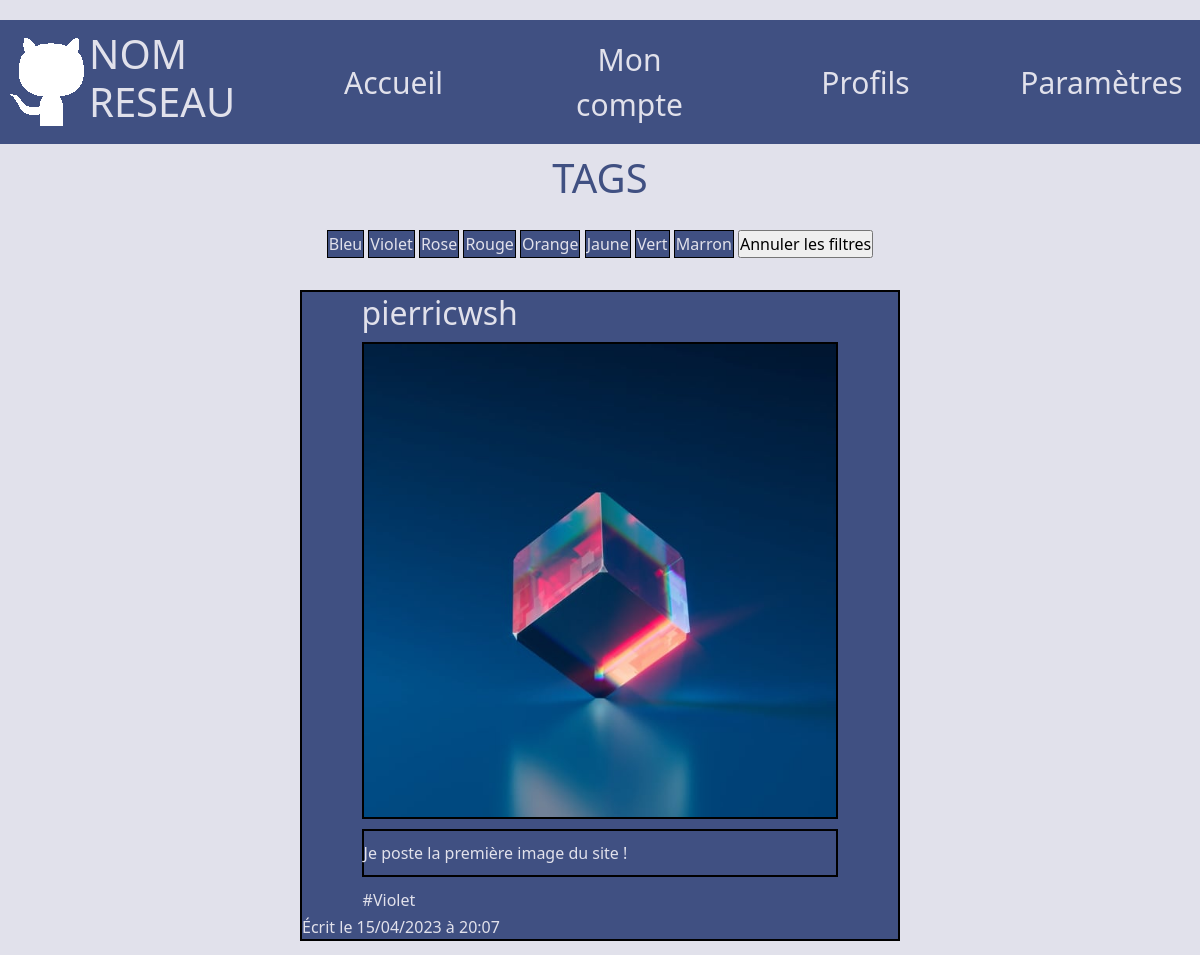
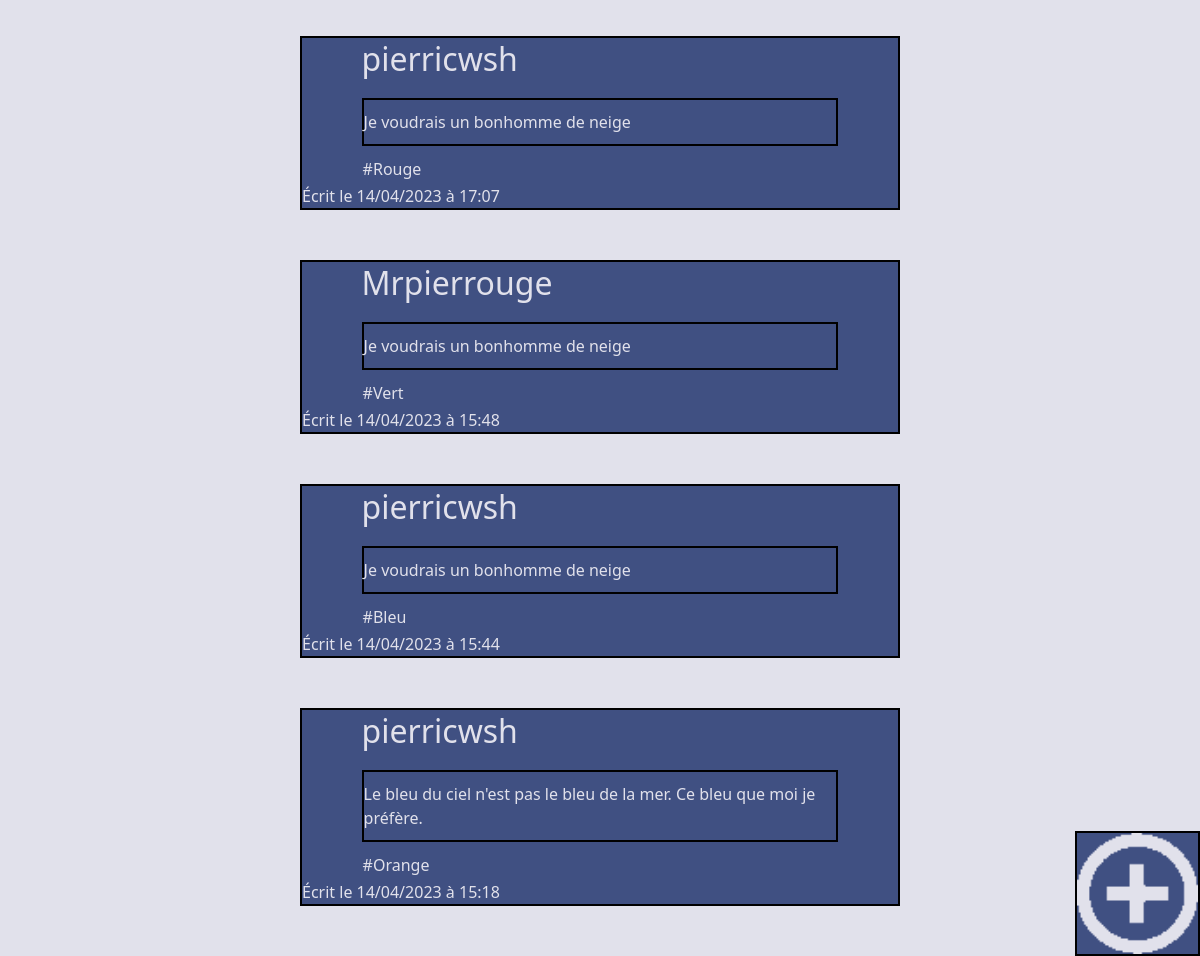
Page /accueil/index.php on the earlier database version (2 pictures, top to bottom).
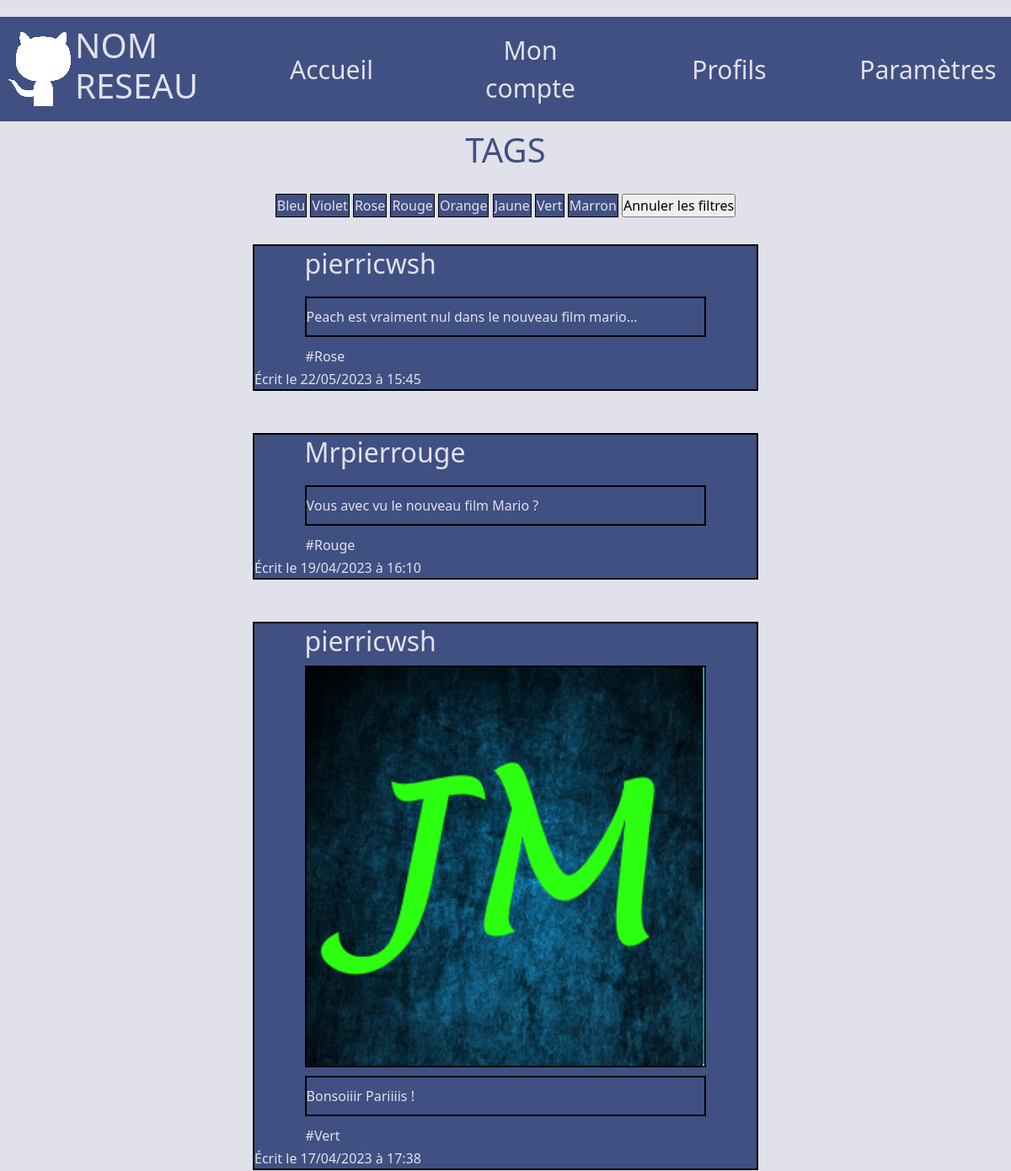
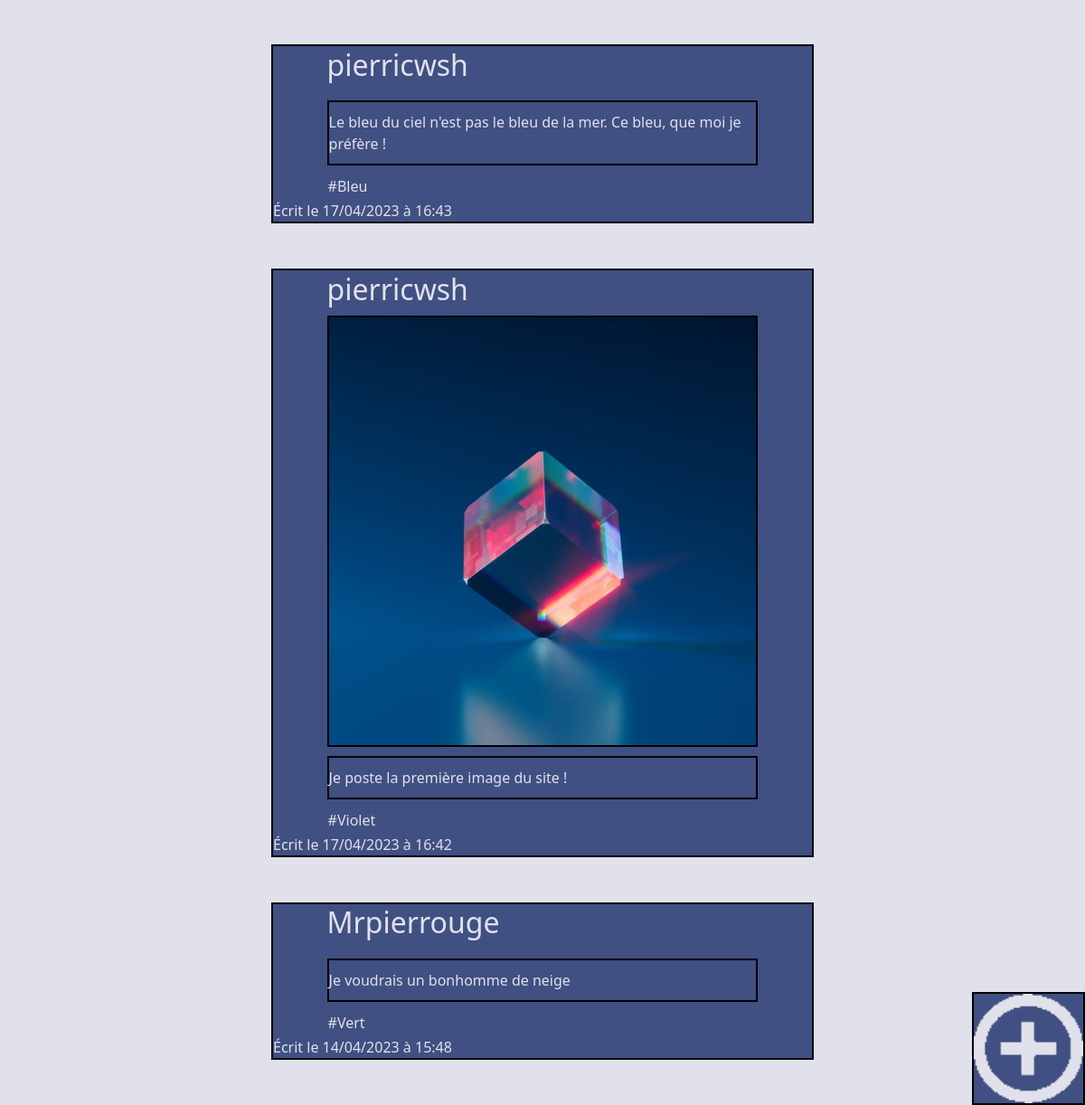
Same page on the later database version (2 pictures, top to bottom).
### tables this page shows
CREATE TABLE `postes` (
  `poste_id` int NOT NULL,
  `contenu` text NOT NULL,
  `user_id` int NOT NULL,
  `date` datetime NOT NULL,
  `tag` varchar(140) NOT NULL,
  `media` varchar(255) DEFAULT NULL
);

CREATE TABLE `utilisateurs` (
  `id` int NOT NULL,
  `nom` varchar(140) NOT NULL,
  `prenom` varchar(140) NOT NULL,
  `mail` varchar(140) NOT NULL,
  `pseudo` varchar(140) NOT NULL,
  `mdp` varchar(140) NOT NULL,
  `photo` varchar(250) NOT NULL
);

### accueil/index.php (called while the page is built, shortened)
<?php
require_once '../database.php';
$request = $database->prepare("SELECT * FROM postes INNER JOIN utilisateurs ON postes.user_id = utilisateurs.id ORDER BY date DESC");
$request->execute();
$postes = $request->fetchALL(PDO::FETCH_ASSOC);
require_once 'index.template.php';
?>

### accueil/index.template.php (the view, shortened to what this page needs)
<!DOCTYPE html>
<html lang="en">
<head>
    <link href="https://cdn.jsdelivr.net/npm/bootstrap@5.2.3/dist/css/bootstrap.min.css" rel="stylesheet"
>
    <link rel="stylesheet" href="../css/1main.css">
</head>
<body id="body" class="theme_light theme_grp2">
    <?php require_once '../navbar.php'; ?>
    <section id="zone_tags" class="offset-3 col-6">
        <h1>TAGS</h1>
        <div id="tags">
            <form method="POST">
                <input type="submit" class="tag theme_dark theme_grp1 <?php echo $_SESSION['tag_actif']?>" name="tag" value="Bleu" id="TagBleu">
                <input type="submit" class="tag theme_dark theme_grp1 <?php echo $_SESSION['tag_actif']?>" name="tag" value="Violet" id="TagViolet">
                <input type="submit" class="tag theme_dark theme_grp1 <?php echo $_SESSION['tag_actif']?>" name="tag" value="Rose" id="TagRose">
                <input type="submit" class="tag theme_dark theme_grp1 <?php echo $_SESSION['tag_actif']?>" name="tag" value="Rouge" id="TagRouge">
                <input type="submit" class="tag theme_dark theme_grp1 <?php echo $_SESSION['tag_actif']?>" name="tag" value="Orange" id="TagOrange">
                <input type="submit" class="tag theme_dark theme_grp1 <?php echo $_SESSION['tag_actif']?>" name="tag" value="Jaune" id="TagJaune">
                <input type="submit" class="tag theme_dark theme_grp1 <?php echo $_SESSION['tag_actif']?>" name="tag" value="Vert" id="TagVert">
                <input type="submit" class="tag theme_dark theme_grp1 <?php echo $_SESSION['tag_actif']?>" name="tag" value="Marron" id="TagMarron">
                <input type="submit" name="tag" value="Annuler les filtres" id="TagNone">
            </form>
        </div>
    </section>
    <section id="zone_posts">
        <?php foreach ($postes as $poste): ?>
            <div class="post theme_dark theme_grp1">
                <div class="EntetePoste">
                    <h2 class="<?php echo $_SESSION['tag_actif']?>">
                        <?php echo $poste['pseudo']?>
                    </h2>
                </div>
                <?php
                if ($poste['media'] != null) {
                    echo '<img src="' . $poste['media'] . '" class ="image_post theme_dark theme_grp2" alt ="image_poste">';
                }
                ; ?>
                <p class="description <?php echo $_SESSION['tag_actif']?>">
                    <?php echo $poste['contenu'] ?>
                </p>
                <?php if (isset($poste['tag'])) {
                    echo '<p class="poste_tag theme_dark' .$_SESSION['tag_actif'] .' theme_grp1">' . $poste['tag'] . '</p>';
                } ?>
                <p class="<?php echo $_SESSION['tag_actif']?>">
                    <?php echo "Écrit le " . date("d/m/Y", strtotime($poste['date'])) . " à " . date("H:i", strtotime($poste['date'])) ?>
                </p>
            </div>
        <?php endforeach; ?>
    </section>
    <div id="bouton_poster" class="theme_dark theme_grp1">
        <img src="../img/AjouterBlanc.png" alt="ajouter" id="AjouteLight" class="PictoAjoute">
    </div>
</body>
</html>

### navbar.php (shortened to what this page needs)
<section id="bande" class="theme_dark theme_grp1">
    <div class="zone_logo">
        <img src="../img/logo-detourne.png" alt="logo" id="logo-light" class="logo">
        <h1>NOM RESEAU</h1>
    </div>
    <a href="http://localhost/projet_axe/accueil/index.php">Accueil</a>
    <a href="http://localhost/projet_axe/compte/index.php" class="lien">Mon compte</a>
    <a href="http://localhost/projet_axe/profils/index.php" class="lien">Profils</a>
    <a class="lien" id="LienParametres">Paramètres</a>
</section>

### css/1main.css (style rules this page uses)
* { padding: 0; margin: 0; box-sizing: border-box; }
p { margin: 0; }
:root { --Light-color: #e1E1eb; --Dark-color: #405082; }

### css/bandeau.css (style rules this page uses)
#bouton_poster { height: 13vw; width: 13vw; position: fixed; z-index: 3; bottom: 0px; right: 0px; float: right; border: 2px solid black; min-height: 45px; min-width: 45px; max-height: 125px; max-width: 125px; }
.PictoAjoute { width: 100%; height: 100%; }

### css/navbar.css (style rules this page uses)
#bande { display: grid; grid-template-columns: 20% 15% 15% 15% 15%; margin-top:20px; padding: 10px; align-items: center; justify-content: space-between; margin-bottom: 10px; position: sticky; z-index: 3; top: 0px; min-height: 50px; }
#bande > a { font-size: 30px; text-decoration: none; text-align: center; cursor: pointer; }
.zone_logo { display: flex; align-items: center; gap: 5px; }
#logo-light { display:block; }

### css/theme.css (style rules this page uses)
.theme_dark { color: var(--Light-color); background-color: var(--Dark-color); transition: 1s; border-color: var(--Dark-color); }
.theme_light { color: var(--Dark-color); background-color: var(--Light-color); transition: 1s; border-color: var(--Light-color); }
.theme_dark > a { color: var(--Light-color); }

### css/MainPosts.css (style rules this page uses)
#zone_posts { display: flex; flex-direction: column; gap: 50px; padding-bottom: 50px; justify-content: center; align-items: center; }
.post { display: flex; flex-direction: column; justify-self: center; align-self: center; width: 60%; border: 2px; border-color: black; border-style: solid; max-width: 600px; }
.EntetePoste { margin-left: 10%; margin-right: 10%; display:flex; flex-direction: row; height: 50px; align-items: center; justify-content:space-between; }
.image_post { justify-self:center; width: 80%; align-self: center; border: 2px; border-color: black; border-style: solid; }
.description { width: 80%; align-self:center; margin-top: 10px; padding-top: 10px; margin-bottom: 10px; padding-bottom: 10px; border: 2px; border-color: black; border-style: solid; }

### css/tags.css (style rules this page uses)
#zone_tags { display: flex; flex-direction: column; align-items: center; }
#tags { display: flex; flex-direction : row; flex-wrap: wrap; justify-content: center; gap: 2px; margin-bottom: 30px; margin-top: 20px; }
.tag { border: 1px solid black; padding: 1px; cursor: pointer; margin-bottom: 2px; transition: 1s; }
.poste_tag { margin-left: 10%; width: 70px; padding: 1px; margin-bottom: 2px; }

### css/compte.css (style rules this page uses)
* { padding: 0; margin: 0; box-sizing: border-box; }
p { margin: 0; }

Differences in the rows shown:
removed postes: user.pseudo "pierricwsh", media (picture), contenu "Je poste la première image du site !", tag "#Violet", date "15/04/2023", date "20:07"
removed postes: user.pseudo "pierricwsh", contenu "Je voudrais un bonhomme de neige", tag "#Rouge", date "14/04/2023", date "17:07"
removed postes: user.pseudo "pierricwsh", contenu "Je voudrais un bonhomme de neige", tag "#Bleu", date "14/04/2023", date "15:44"
removed postes: user.pseudo "pierricwsh", contenu "Le bleu du ciel n'est pas le bleu de la mer. Ce bleu que moi je préfère.", tag "#Orange", date "14/04/2023", date "15:18"
added postes: user.pseudo "pierricwsh", contenu "Peach est vraiment nul dans le nouveau film mario...", tag "#Rose", date "22/05/2023", date "15:45"
added postes: user.pseudo "Mrpierrouge", contenu "Vous avec vu le nouveau film Mario ?", tag "#Rouge", date "19/04/2023", date "16:10"
added postes: user.pseudo "pierricwsh", media (picture), contenu "Bonsoiiir Pariiiis !", tag "#Vert", date "17/04/2023", date "17:38"
added postes: user.pseudo "pierricwsh", contenu "Le bleu du ciel n'est pas le bleu de la mer. Ce bleu, que moi je préfère !", tag "#Bleu", date "17/04/2023", date "16:43"
added postes: user.pseudo "pierricwsh", media (picture), contenu "Je poste la première image du site !", tag "#Violet", date "17/04/2023", date "16:42"
